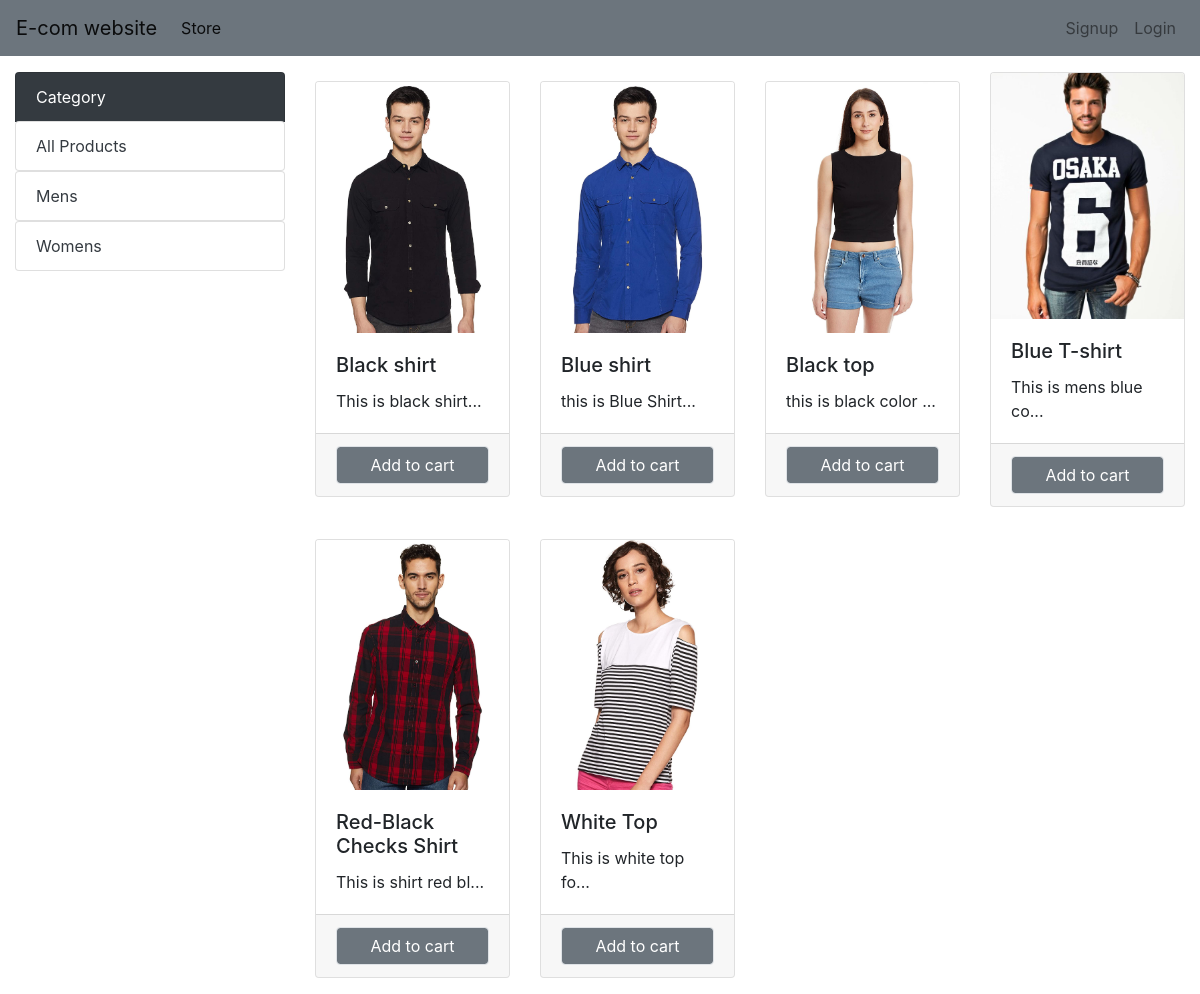
The page / on the database its author committed.
### shop/models.py (models this page shows, shortened)
class Category(models.Model):
    name = models.CharField(max_length=50)

class Product(models.Model):
    name = models.CharField(max_length=50)
    price = models.IntegerField(default=0)
    category = models.ForeignKey(Category,on_delete=models.CASCADE,default=1)
    description = models.CharField(max_length=500,default="",null=True,blank=True)
    image = models.ImageField(upload_to="upload/products/")

### shop/views.py (the view)
# urls.py: path('',index,name="index"),
def index(request):
    products = Product.objects.all()
    category_name = Category.objects.all()
    print(request.session.get('id'))
    print(request.session.get('email'))
    print(request.session.get('name'))
    if request.method == "POST":
        if request.POST.get('product_ID'):
            product_ID = request.POST.get('product_ID')
            remove = request.POST.get('remove')
            cart = request.session.get('cart')
            if cart:
                quantity = cart.get(product_ID)
                if quantity :
                    if remove:
                        if quantity <= 1:
                            cart.pop(product_ID)
                        else:
                            cart[product_ID] = quantity - 1
                    else:
                        cart[product_ID] = quantity + 1
                else:
                    cart[product_ID] = 1
            else:
                cart = {}
                cart[product_ID] = 1
            request.session['cart'] = cart
        else:
            pass
    else:
        pass
    return render(request,"index.html",{'All_products' : products,'Allcategory_name':category_name})

### templates/index.html (shortened to what this page needs)
{% extends 'basic.html' %}
{% block body %}
{% load cartfilter %}
  <div class="container-fluid">
    <div class="row">
      <div class = "col-lg-3 mx-auto my-3">
        <div class="row">
          <div class = "col-12">
            <ul class="list-group list-group-flussh">
              <li class="list-group-item bg-dark text-white">Category</li>
              <a href="{% url 'index' %}"><li class="list-group-item text-dark">All Products</li></a>
                {% for category_name in Allcategory_name %}
              <a href="{% url 'category' category_id=category_name.id %}"><li class="list-group-item text-dark">{{category_name.name}}</li></a>
                {% endfor %}
            </ul>
          </div>
        </div>
      </div>
      {% if category_products %}
      <div class = "col-lg-9 mx-auto">
        <div class = "row">
          {% for category_product in category_products %}
          <div class = "col-3  my-auto">
            <div class="card my-3" style="width: auto;">
              <img class="card-img-top" src="{{category_product.image.url}}" alt="Card image cap">
              <div class="card-body">
                <h5 class="card-title">{{category_product.name}}</h5>
                <p class="card-text">{{category_product.description|slice:"0:20"}}...</p>
              </div>
              <div class="card-footer">
                {% if category_product.id|is_in_cart:request.session.cart %}
                <div class="row no-gutters">
                  {% comment %} MINUS {% endcomment %}
                  <form action="/" class="col-2" method="POST">{% csrf_token %}
                    <input  class="text" value = "{{category_product.id}}" hidden name="product_ID">
                    <input hidden type="text" name='remove' value='True'>
                    <input value="-" type="submit" name="minus" class="btn btn-secondary">
                  </form>
                  <div class="col-8 text-center"> {{category_product|quantity_cart:request.session.cart}} </div>
                  {% comment %} PLUS {% endcomment %}
                  <form action="/" class="col-2" method="POST">{% csrf_token %}
                    <input  class="text" value = "{{category_product.id}}" hidden name="product_ID">
                    <input value="+" type="submit" name="plus" class="btn btn-secondary">
                  </form>
                </div>
                {% else %}
                <form action="/" method="POST"> {% csrf_token %}
                  <input  class="text" value = "{{category_product.id}}" hidden name="product_ID">
                  <button type="submit" name="" value="" id="" class="btn btn-secondary border form-control">Add to cart</button>
                </form>
                {% endif %}
              </div>
            </div>
          </div>
          {% endfor %}
        </div>
      </div>
      {% else %}
      <div class = "col-lg-9 mx-auto">
        <div class = "row">
          {% for product in All_products %}
          <div class = "col-3  my-auto">
            <div class="card my-3" id="{{product.id}}" style="width: auto;">
              <img class="card-img-top" src="{{product.image.url}}" alt="Card image cap">
              <div class="card-body">
                <h5 class="card-title">{{product.name}}</h5>
                <p class="card-text">{{product.description|slice:"0:20"}}...</p>
              </div>
              <div class="card-footer">
                {% if product.id|is_in_cart:request.session.cart %}
                <div class="row no-gutters">
                  {% comment %} MINUS {% endcomment %}
                  <form action="/#{{product.id}}" class="col-2" method="POST">{% csrf_token %}
                    <input  class="text" value = "{{product.id}}" hidden name="product_ID">
                    <input hidden type="text" name='remove' value='True'>
                    <input value="-" type="submit" name="minus" class="btn btn-secondary">
                  </form>
                  <div class="col-8 text-center"> {{product|quantity_cart:request.session.cart}} </div>
                  {% comment %} PLUS {% endcomment %}
                  <form action="/#{{product.id}}" class="col-2" method="POST">{% csrf_token %}
                    <input  class="text" value = "{{product.id}}" hidden name="product_ID">
                    <input value="+" type="submit" name="plus" class="btn btn-secondary">
                  </form>
                </div>
                {% else %}
                <form action="/#{{product.id}}" method="POST"> {% csrf_token %}
                  <button type="submit" name="" value="" id="" class="btn btn-secondary border form-control">Add to cart</button>
                </form>
                {% endif %}
              </div>
            </div>
          </div>
          {% endfor %}
        </div>
      </div>
      {% endif %}
    </div>
  </div>
{% endblock body %}

### templates/basic.html (shortened to what this page needs)
<!doctype html>
<html lang="en">
<head>
    <link rel="stylesheet" href="https://maxcdn.bootstrapcdn.com/bootstrap/4.0.0/css/bootstrap.min.css"
>
</head>
<nav class="one-edge-shadow sticky-top navbar navbar-expand-lg navbar-light bg-secondary">
    <a class="navbar-brand" href="{% url 'index' %}">E-com website</a>
    <div class="collapse navbar-collapse" id="navbarSupportedContent">
        <ul class="navbar-nav mr-auto">
            <li class="nav-item active">
                <a class="nav-link" href="{% url 'index' %}">Store </a>
            </li>
        </ul>
        <ul class=" navbar-nav my-2 my-lg-0">
            {% if   request.session.id %}
            <li class="nav-item ">
                <a class="nav-link" href="/orders">Orders</a>
            </li>
            <li class="nav-item ">
                <a class="nav-link" href="/logout">Logout</a>
            </li>
            {% else %}
            <li class="nav-item ">
                <a class="nav-link" href="/signup">Signup</a>
            </li>
            <li class="nav-item ">
                <a class="nav-link" href="/login">Login</a>
            </li>
            {% endif %}
        </ul>
    </div>
</nav>
<body>
    {% block body %}
    {% endblock body %}
</body>
</html>

### rows shown on the page
Category: name "Mens"
Category: name "Womens"
Product: image (picture), name "Black shirt", description "This is black shirt"
Product: image (picture), name "Blue shirt", description "this is Blue Shirt"
Product: image (picture), name "Black top", description "this is black color"
Product: image (picture), name "Blue T-shirt", description "This is mens blue co"
Product: image (picture), name "Red-Black Checks Shirt", description "This is shirt red bl"
Product: image (picture), name "White Top", description "This is white top fo"
